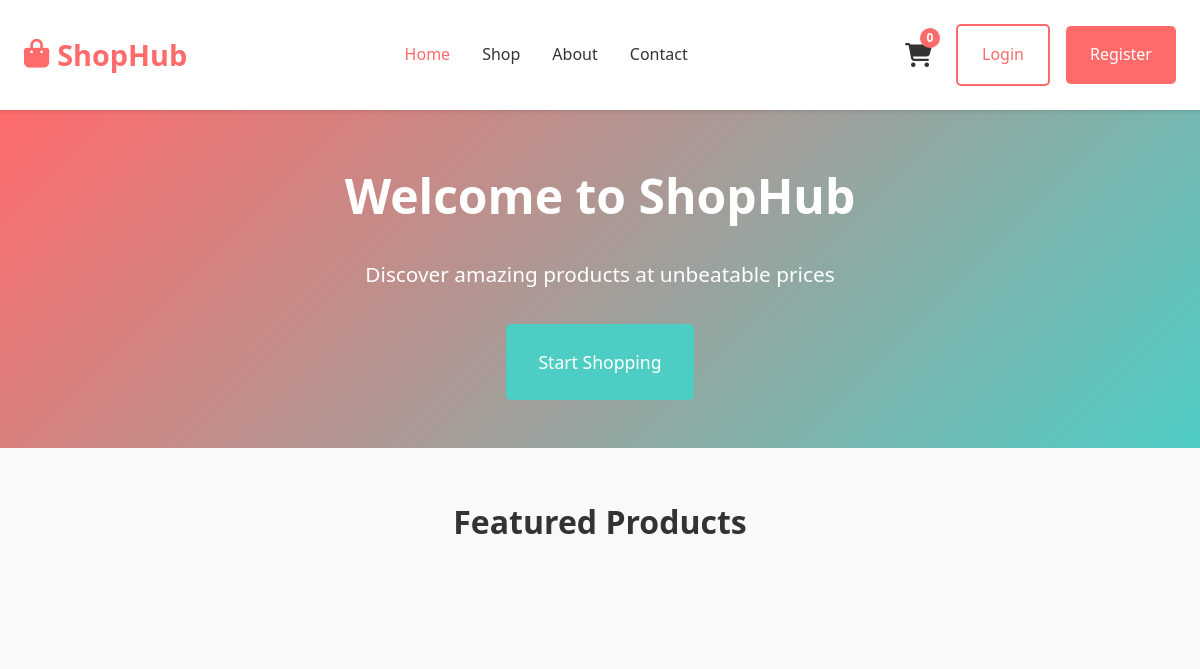
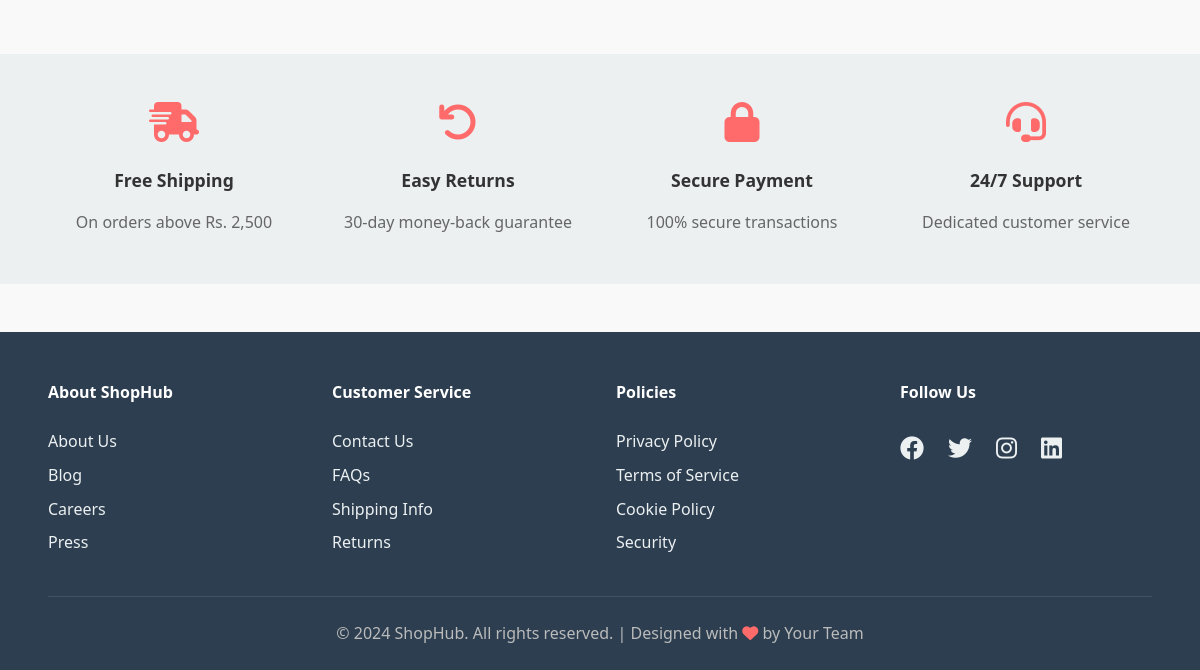
Before: / with the older database file (2 pictures, top to bottom).
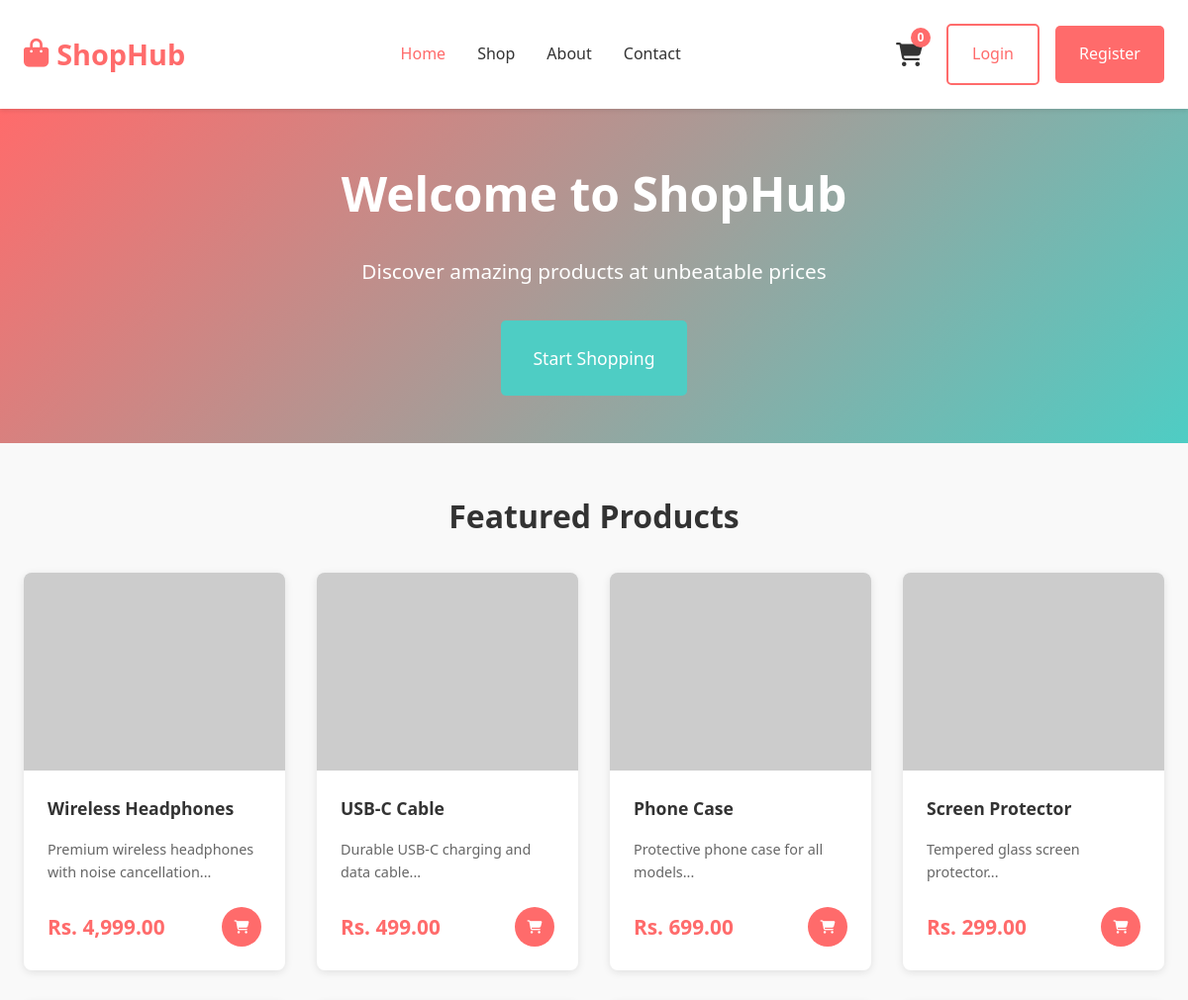
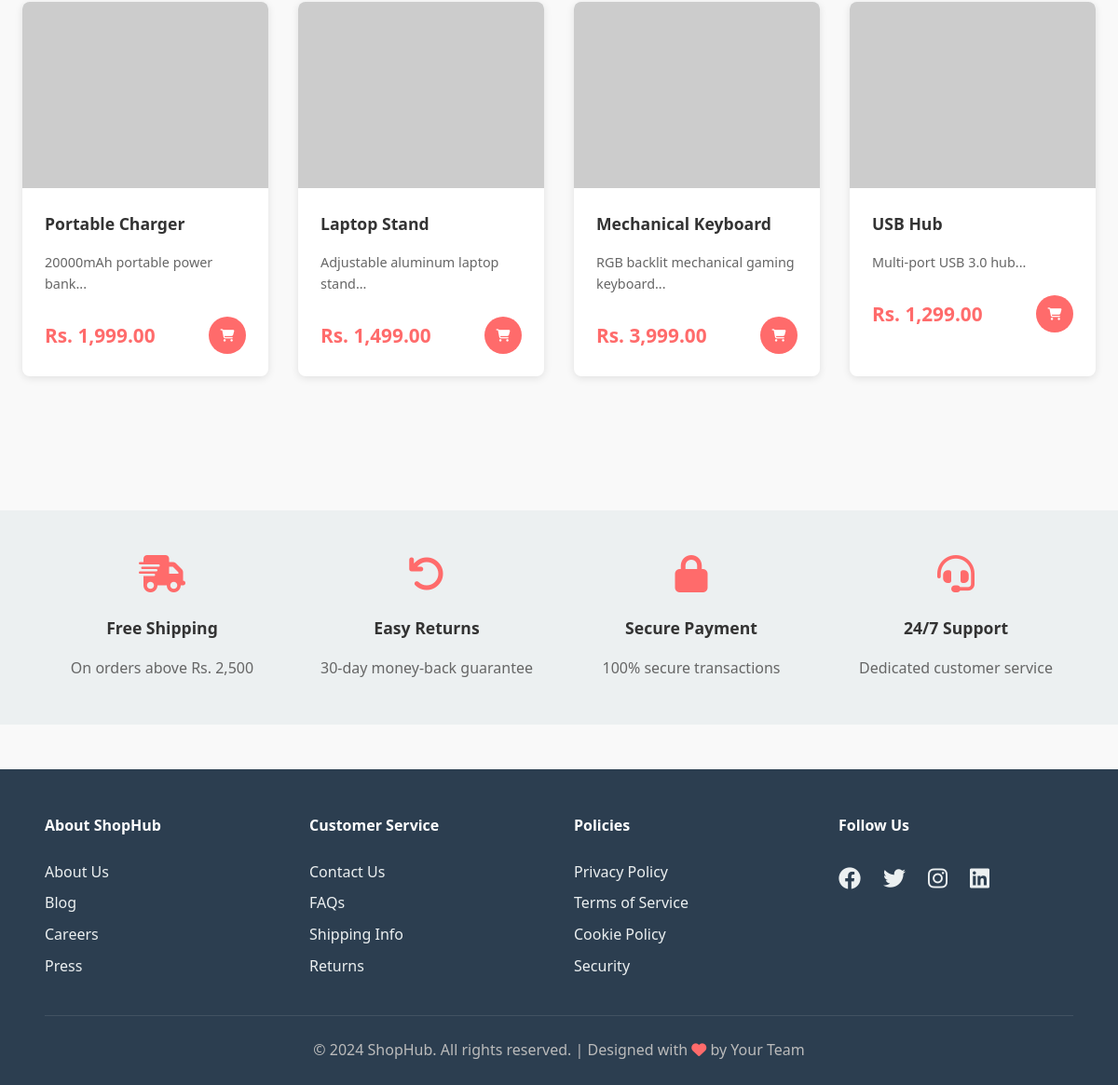
After: the same page with the newer database file (2 pictures, top to bottom).
### tables this page shows
CREATE TABLE IF NOT EXISTS products (
    id INT PRIMARY KEY AUTO_INCREMENT,
    name VARCHAR(255) NOT NULL,
    description TEXT,
    category VARCHAR(100),
    price DECIMAL(10, 2) NOT NULL,
    stock INT DEFAULT 0,
    image_url VARCHAR(500),
    created_at TIMESTAMP DEFAULT CURRENT_TIMESTAMP,
    updated_at TIMESTAMP DEFAULT CURRENT_TIMESTAMP ON UPDATE CURRENT_TIMESTAMP,
    INDEX idx_category (category),
    INDEX idx_name (name)
);

### index.php (the view, shortened to what this page needs)
<?php
include 'config/db_config.php';
try {
    $stmt = $pdo->query('SELECT * FROM products LIMIT 8');
    $featured_products = $stmt->fetchAll(PDO::FETCH_ASSOC);
} catch (Exception $e) {
    $featured_products = [];
}
?>
<!DOCTYPE html>
<html lang="en">
<head>
    <link rel="stylesheet" href="css/styles.css">
    <link rel="stylesheet" href="https://cdnjs.cloudflare.com/ajax/libs/font-awesome/6.4.0/css/all.min.css">
</head>
<body>
    <?php include 'includes/header.php'; ?>
    <div class="hero">
        <div class="container">
            <div class="hero-content">
                <h1>Welcome to ShopHub</h1>
                <p>Discover amazing products at unbeatable prices</p>
                <a href="shop.php" class="btn btn-secondary btn-lg">Start Shopping</a>
            </div>
        </div>
    </div>
    <div class="container">
        <div class="featured-section">
            <h2>Featured Products</h2>
            <div class="products-grid">
                <?php foreach($featured_products as $product): ?>
                    <div class="product-card">
                        <div class="product-image">
                        </div>
                        <div class="product-info">
                            <h3><?php echo htmlspecialchars($product['name']); ?></h3>
                            <p class="product-description"><?php echo substr(htmlspecialchars($product['description']), 0, 60) . '...'; ?></p>
                            <div class="product-footer">
                                <span class="price">Rs. <?php echo number_format($product['price'], 2); ?></span>
                                <button class="btn-add-cart" onclick="addToCart(<?php echo $product['id']; ?>, '<?php echo htmlspecialchars($product['name']); ?>', <?php echo $product['price']; ?>)" title="Add to cart">
                                    <i class="fas fa-shopping-cart"></i>
                                </button>
                            </div>
                        </div>
                    </div>
                <?php endforeach; ?>
            </div>
        </div>
    </div>
    <div class="features-section">
        <div class="container">
            <div class="features-grid">
                <div class="feature-item">
                    <i class="fas fa-shipping-fast"></i>
                    <h3>Free Shipping</h3>
                    <p>On orders above Rs. 2,500</p>
                </div>
                <div class="feature-item">
                    <i class="fas fa-undo"></i>
                    <h3>Easy Returns</h3>
                    <p>30-day money-back guarantee</p>
                </div>
                <div class="feature-item">
                    <i class="fas fa-lock"></i>
                    <h3>Secure Payment</h3>
                    <p>100% secure transactions</p>
                </div>
                <div class="feature-item">
                    <i class="fas fa-headset"></i>
                    <h3>24/7 Support</h3>
                    <p>Dedicated customer service</p>
                </div>
            </div>
        </div>
    </div>
    <?php include 'includes/footer.php'; ?>
</body>
</html>

### includes/header.php (shortened to what this page needs)
<?php
$current_page = basename($_SERVER['PHP_SELF'], '.php');
?>
<header class="header">
    <div class="container">
        <nav class="navbar">
            <div class="nav-wrapper">
                <div class="logo">
                    <a href="index.php">
                        <i class="fas fa-shopping-bag"></i>
                        ShopHub
                    </a>
                </div>
                <ul class="nav-menu" id="navMenu">
                    <li><a href="index.php" class="<?php echo $current_page == 'index' ? 'active' : ''; ?>">Home</a></li>
                    <li><a href="shop.php" class="<?php echo $current_page == 'shop' ? 'active' : ''; ?>">Shop</a></li>
                    <li><a href="#">About</a></li>
                    <li><a href="#">Contact</a></li>
                </ul>
                <div class="nav-icons">
                    <a href="cart.php" class="cart-icon">
                        <i class="fas fa-shopping-cart"></i>
                        <span class="cart-count" id="cartCount">0</span>
                    </a>
                    <div class="auth-buttons">
                        <?php if(isset($_SESSION['user_id'])): ?>
                            <span class="user-name">Hi, <?php echo htmlspecialchars($_SESSION['user_name']); ?></span>
                            <a href="logout.php" class="btn btn-logout">Logout</a>
                        <?php else: ?>
                            <a href="login.php" class="btn btn-login">Login</a>
                            <a href="register.php" class="btn btn-register">Register</a>
                        <?php endif; ?>
                    </div>
                </div>
            </div>
        </nav>
    </div>
</header>

### includes/footer.php
<footer class="footer">
    <div class="container">
        <div class="footer-content">
            <div class="footer-section">
                <h4>About ShopHub</h4>
                <ul>
                    <li><a href="#">About Us</a></li>
                    <li><a href="#">Blog</a></li>
                    <li><a href="#">Careers</a></li>
                    <li><a href="#">Press</a></li>
                </ul>
            </div>
            <div class="footer-section">
                <h4>Customer Service</h4>
                <ul>
                    <li><a href="#">Contact Us</a></li>
                    <li><a href="#">FAQs</a></li>
                    <li><a href="#">Shipping Info</a></li>
                    <li><a href="#">Returns</a></li>
                </ul>
            </div>
            <div class="footer-section">
                <h4>Policies</h4>
                <ul>
                    <li><a href="#">Privacy Policy</a></li>
                    <li><a href="#">Terms of Service</a></li>
                    <li><a href="#">Cookie Policy</a></li>
                    <li><a href="#">Security</a></li>
                </ul>
            </div>
            <div class="footer-section">
                <h4>Follow Us</h4>
                <div class="social-links">
                    <a href="#" title="Facebook"><i class="fab fa-facebook"></i></a>
                    <a href="#" title="Twitter"><i class="fab fa-twitter"></i></a>
                    <a href="#" title="Instagram"><i class="fab fa-instagram"></i></a>
                    <a href="#" title="LinkedIn"><i class="fab fa-linkedin"></i></a>
                </div>
            </div>
        </div>
        <div class="footer-bottom">
            <p>&copy; 2024 ShopHub. All rights reserved. | Designed with <i class="fas fa-heart"></i> by Your Team</p>
        </div>
    </div>
</footer>

Changed rows visible on the page:
added products: name "Wireless Headphones", description "Premium wireless headphones with noise cancellation", price "4,999.00"
added products: name "USB-C Cable", description "Durable USB-C charging and data cable", price "499.00"
added products: name "Phone Case", description "Protective phone case for all models", price "699.00"
added products: name "Screen Protector", description "Tempered glass screen protector", price "299.00"
added products: name "Portable Charger", description "20000mAh portable power bank", price "1,999.00"
added products: name "Laptop Stand", description "Adjustable aluminum laptop stand", price "1,499.00"
added products: name "Mechanical Keyboard", description "RGB backlit mechanical gaming keyboard", price "3,999.00"
added products: name "USB Hub", description "Multi-port USB 3.0 hub", price "1,299.00"
